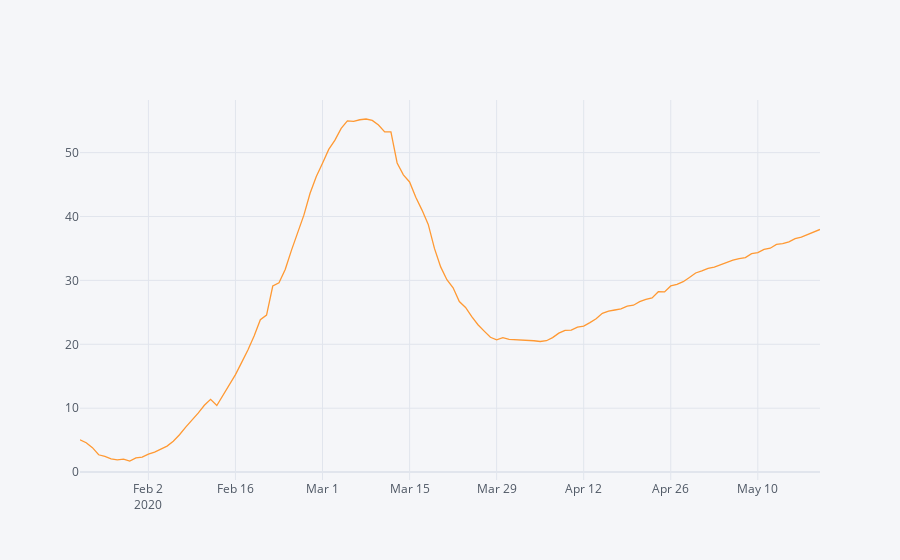

Write notebook code for a chart like this one.
### Code cell
covid_datewise['Recovery Rate'].iplot()
